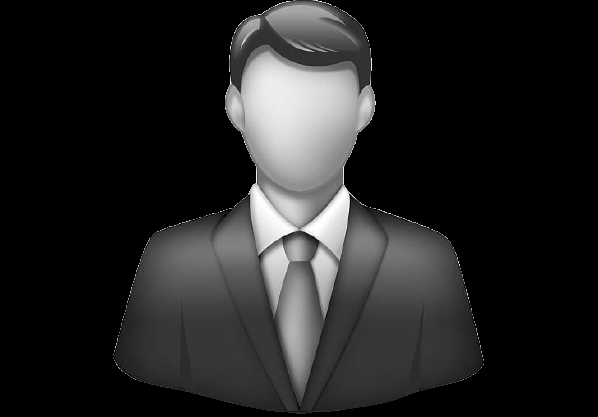
#> input picture OpenCV/img.png, 598 x 417 px
$ jupyter execute 'Cubic & Area Interpolation Image Resizing .ipynb'
#> lines starting #> are read from the running program, lines starting #| are printed output that depends on the picture
[cell 1]
import cv2
import numpy as pd

img = cv2.imread('img.png')
#> img is the input picture: shape (417, 598, 3); min 0, max 255, mean 35.3

cv2.imshow('Orignal Image', img)
cv2.waitKey(0)

# Let's Resize the images
# Here i am using Cubic Interplotation
img_resized = cv2.resize(img, None, fx=.25, fy=.25, interpolation=cv2.INTER_CUBIC)
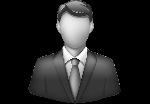
#> img_resized: shape (104, 150, 3); min 0, max 255, mean 35.4
cv2.imshow('Cubic Interpolation', img_resized)
cv2.waitKey()

# Let's Resize the images
# Here i am using Area Interplotation
img_resized2 = cv2.resize(img,(300,200), interpolation=cv2.INTER_AREA)
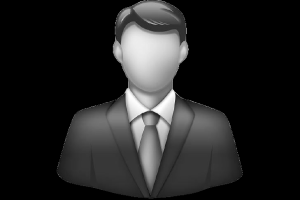
#> img_resized2: shape (200, 300, 3); min 0, max 255, mean 35.3
cv2.imshow('Area Interpolation', img_resized2)
cv2.waitKey()
